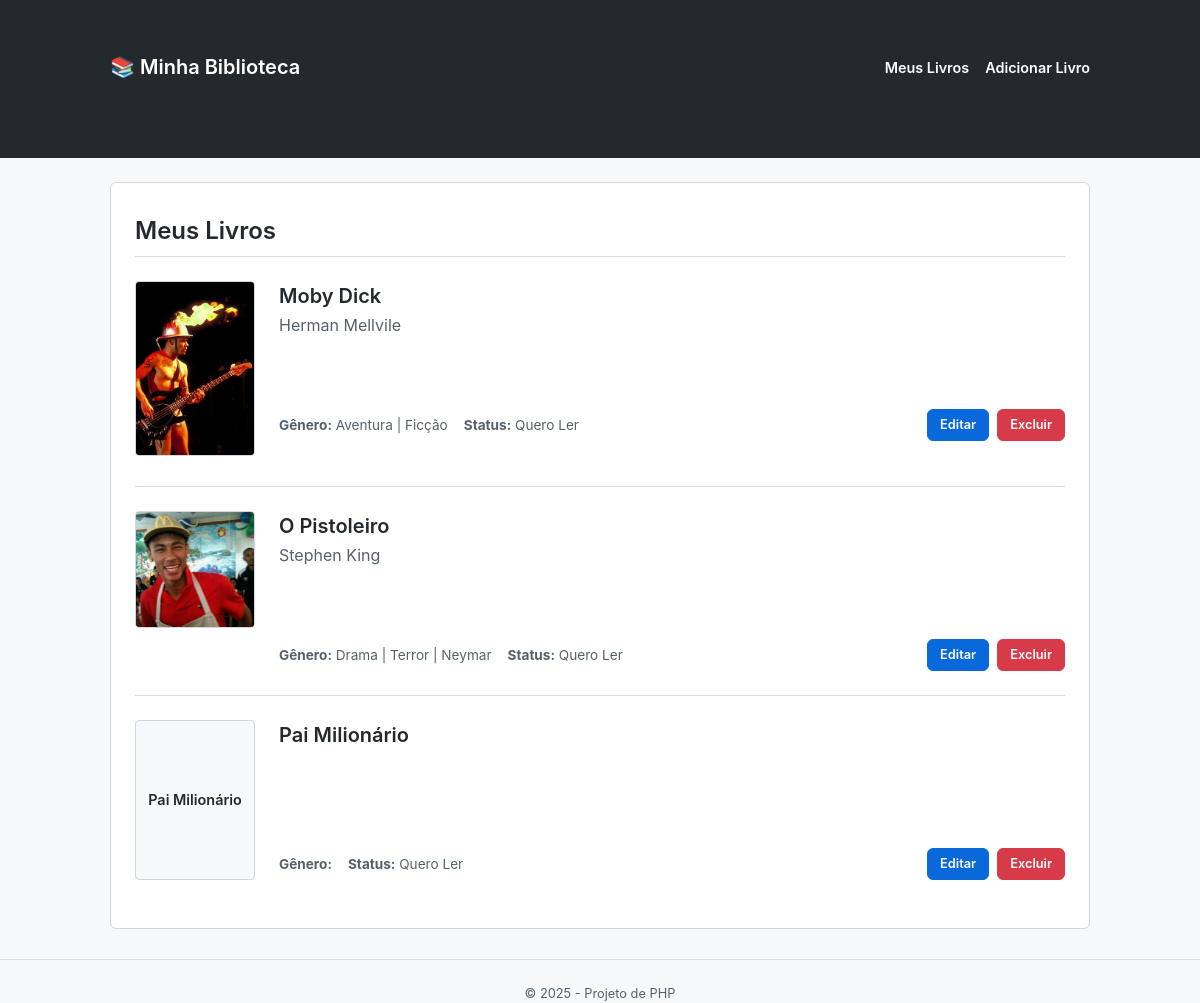
The page / on the database its author committed.
### tables this page shows
CREATE TABLE `livros` (
  `id` int(11) NOT NULL,
  `titulo` varchar(255) NOT NULL,
  `autor` varchar(255) DEFAULT NULL,
  `genero` varchar(100) DEFAULT NULL,
  `status` enum('Lido','Lendo','Quero Ler') DEFAULT 'Quero Ler',
  `capa` varchar(255) DEFAULT NULL,
  `data_cadastro` timestamp NOT NULL DEFAULT current_timestamp()
);

### index.php (the view, shortened to what this page needs)
<?php
include 'includes/header.php';
include 'includes/conexao.php';
$sql = "SELECT * FROM livros ORDER BY titulo";
$stmt = $pdo->query($sql);
?>
<h2>Meus Livros</h2>
<div class="book-list">
    <?php
    if ($stmt->rowCount() > 0) {
        while ($livro = $stmt->fetch(PDO::FETCH_ASSOC)) {
    ?>
        <article class="book-item">
            <div class="book-cover-container">
                <?php if (!empty($livro['capa'])): ?>
                    <img src="<?php echo htmlspecialchars($livro['capa']); ?>" alt="Capa de <?php echo htmlspecialchars($livro['titulo']); ?>" class="capa-img">
                <?php else: ?>
                    <div class="capa-placeholder">
                        <span class="placeholder-titulo"><?php echo htmlspecialchars($livro['titulo']); ?></span> <span class="placeholder-autor"><?php echo htmlspecialchars($livro['autor']); ?></span>
                    </div>
                <?php endif; ?>
            </div>
            <div class="book-info-container">
                <div class="book-info-header">
                    <h3 class="book-title"><?php echo htmlspecialchars($livro['titulo']); ?></h3> <p class="book-author"><?php echo htmlspecialchars($livro['autor']); ?></p>
                </div>
                <div class="book-footer">
                    <div class="book-meta">
                        <span><strong>Gênero:</strong> <?php echo htmlspecialchars($livro['genero']); ?></span>
                        <span><strong>Status:</strong> <?php echo htmlspecialchars($livro['status']); ?></span> </div>
                    <div class="book-actions">
                        <a href="form_editar.php?id=<?php echo $livro['id']; ?>" class="btn btn-small btn-primary">Editar</a>
                        <a href="actions/excluir_livro.php?id=<?php echo $livro['id']; ?>" class="btn btn-small btn-danger btn-excluir">Excluir</a> </div>
                </div>
            </div>
        </article>
    <?php
        }
    } else {
        echo "<p>Nenhum livro cadastrado.</p>";
    }
    ?>
</div> <?php include 'includes/footer.php'; ?>

### includes/header.php (shortened to what this page needs)
<!DOCTYPE html>
<html lang="pt-br">
<head>
    <link rel="stylesheet" href="css/style.css">
</head>
<body>
    <header>
        <header>
    <nav class="container">
        <h1><a href="index.php">📚 Minha Biblioteca</a></h1>
        <ul>
            <li><a href="index.php">Meus Livros</a></li>
            <li><a href="form_cadastro.php">Adicionar Livro</a></li>
        </ul>
    </nav>
</header>
    </header>
    <main class="container">

### includes/footer.php (shortened to what this page needs)
</main> <footer>
        <p>&copy; 2025 - Projeto de PHP</p>
    </footer>
</body>
</html>

### css/style.css (style rules this page uses)
* { margin: 0; padding: 0; box-sizing: border-box; }
body { font-family: -apple-system, BlinkMacSystemFont, "Segoe UI", Roboto, Helvetica, Arial, sans-serif, "Apple Color Emoji", "Segoe UI Emoji"; background-color: #f6f8fa; color: #24292e; line-height: 1.5; }
.container { max-width: 980px; margin: 20px auto; padding: 24px; background-color: #ffffff; border: 1px solid #d0d7de; border-radius: 6px; }
main.container { padding-top: 30px; }
h2 { font-size: 1.5rem; font-weight: 600; padding-bottom: .3em; border-bottom: 1px solid #d8dee4; margin-bottom: 24px; }
header { background-color: #24292e; color: #ffffff; padding: 16px 0; margin-bottom: 24px; }
header nav.container { display: flex; justify-content: space-between; align-items: center; background-color: transparent; border: none; padding: 0; }
header h1 { font-size: 1.25rem; font-weight: 600; margin: 0; }
header h1 a { color: #ffffff; text-decoration: none; }
header nav ul { list-style: none; display: flex; gap: 16px; }
header nav ul a { color: #ffffff; text-decoration: none; font-weight: 600; font-size: 0.9rem; }
.btn { display: inline-block; padding: 8px 16px; font-size: 0.875rem; font-weight: 600; line-height: 20px; text-decoration: none; white-space: nowrap; vertical-align: middle; cursor: pointer; user-select: none; border: 1px solid; border-radius: 6px; appearance: none; }
.btn-primary { color: #ffffff; background-color: #0969da; border-color: #0969da; }
.btn-danger { color: #ffffff; background-color: #d73a49; border-color: #d73a49; }
.btn-small { padding: 5px 12px; font-size: 0.8rem; }
.book-item { display: flex; align-items: flex-start; padding: 24px 0; border-bottom: 1px solid #d8dee4; }
.book-item:first-child { padding-top: 0; }
.book-item:last-child { border-bottom: none; }
.book-cover-container { width: 120px; flex-shrink: 0; margin-right: 24px; }
.capa-img { width: 100%; height: auto; border: 1px solid #d0d7de; border-radius: 4px; }
.capa-placeholder { width: 100%; height: 160px; background-color: #f6f8fa; border: 1px solid #d0d7de; border-radius: 4px; padding: 10px; display: flex; flex-direction: column; justify-content: center; text-align: center; overflow: hidden; }
.placeholder-titulo { font-size: 0.9rem; font-weight: 600; color: #24292e; white-space: nowrap; overflow: hidden; text-overflow: ellipsis; }
.book-info-container { flex-grow: 1; display: flex; flex-direction: column; min-height: 160px; }
.book-title { font-size: 1.25rem; font-weight: 600; margin-bottom: 2px; }
.book-author { font-size: 1rem; color: #57606a; margin-bottom: 16px; }
.book-footer { margin-top: auto; padding-top: 16px; display: flex; justify-content: space-between; align-items: center; gap: 16px; }
.book-meta { font-size: 0.85rem; color: #57606a; display: flex; flex-wrap: wrap; gap: 16px; }
.book-meta span { white-space: nowrap; }
.book-actions { display: flex; gap: 8px; flex-shrink: 0; }
footer { text-align: center; margin-top: 30px; padding-top: 24px; border-top: 1px solid #d8dee4; color: #57606a; font-size: 0.8rem; }

### rows shown on the page
livros: capa (picture), titulo "Moby Dick", autor "Herman Mellvile", genero "Aventura | Ficção", status "Quero Ler"
livros: capa (picture), titulo "O Pistoleiro", autor "Stephen King", genero "Drama | Terror | Neymar", status "Quero Ler"
livros: titulo "Pai Milionário", status "Quero Ler"
